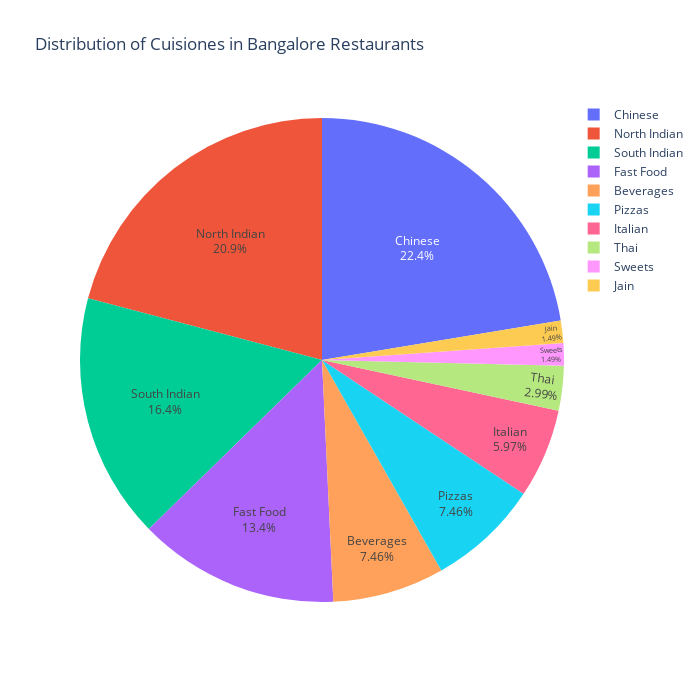

The notebook cell this image was saved under:
### Markdown cell above
## **Conclusion:**

- From the above Visualizations, We can say, In **Koramangala** Area, **"Chinese"** Cuisines are dominated by around **'10.3%'** followed by **"North Indian"** & **"South Indian"** Cuisines **'9.66%'** & **'7.59%'** Restaurants respectively.
- So, We can also infer that Most of the people are fond of the **"Chinese"** Cuisines.

### Code cell
fig=px.pie(
    data_frame=swiggy_Koramangala,
    names=swiggy_Koramangala["Cuisine"][:10],
    values=swiggy_Koramangala["Count"][:10],
    title="Distribution of Cuisiones in Bangalore Restaurants",width=700,height=700
)
fig.update_traces(textposition="inside",textinfo="percent+label")
fig.show()

### Figure 1 — Plotly figure (JSON) as saved in the notebook; plotly's stock layout.template omitted (floating-point values rounded to 4 significant figures)
{"data": [{"domain": {"x": [0, 1], "y": [0, 1]}, "hovertemplate": "label=%{label}<br>value=%{value}<extra></extra>", "labels": ["Sweets", "South Indian", "North Indian", "Fast Food", "Beverages", "Jain", "Chinese", "Thai", "Pizzas", "Italian"], "legendgroup": "", "name": "", "showlegend": true, "textinfo": "percent+label", "textposition": "inside", "type": "pie", "values": [1, 11, 14, 9, 5, 1, 15, 2, 5, 4]}], "layout": {"height": 700, "legend": {"tracegroupgap": 0}, "title": {"text": "Distribution of Cuisiones in Bangalore Restaurants"}, "width": 700}}
